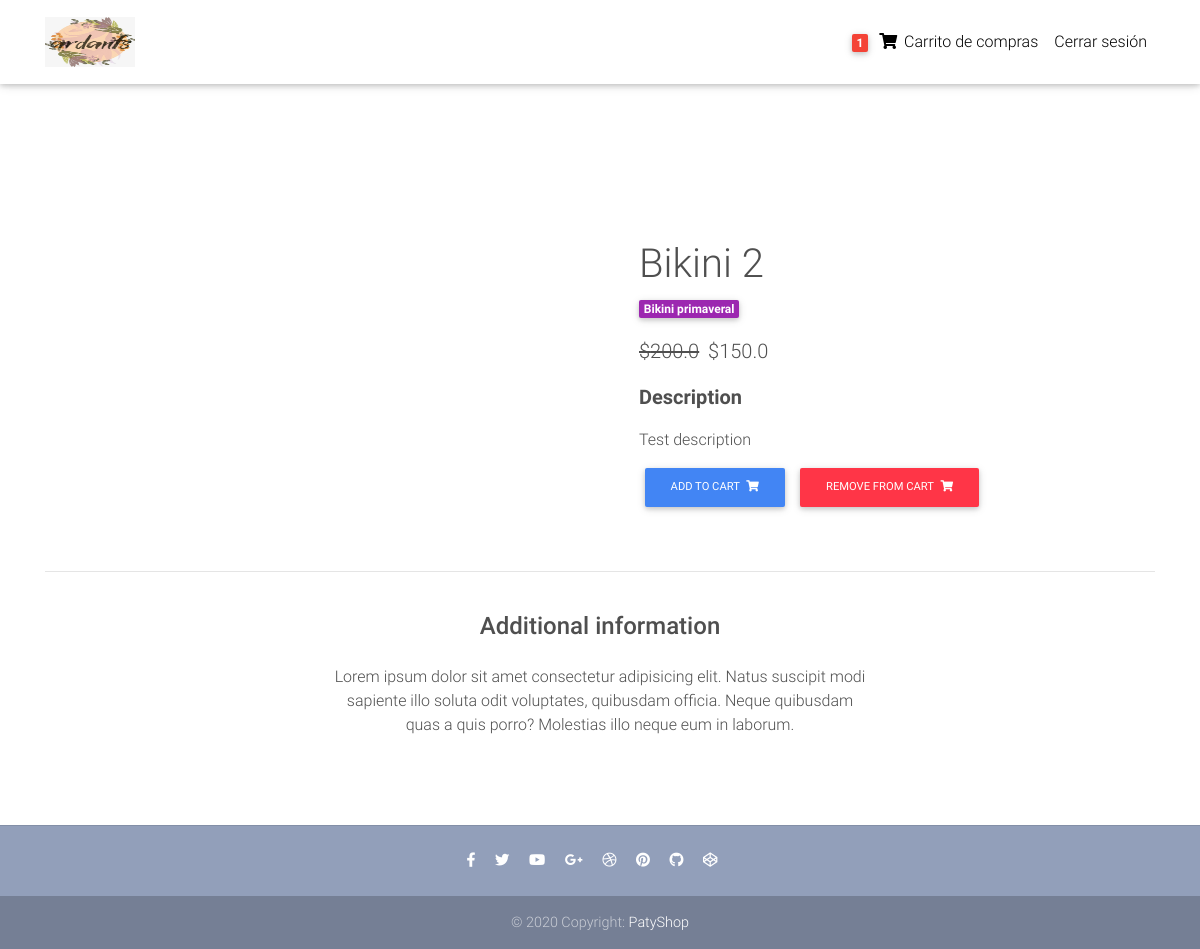
The app's page /product/bikini-2 (signed in) with its own data.
### core/models.py (models this page shows, shortened)
class Order(models.Model):
    user = models.ForeignKey(settings.AUTH_USER_MODEL, on_delete= models.CASCADE)
    ordered = models.BooleanField(default=False)
    items = models.ManyToManyField(OrderItem)
    start_date = models.DateTimeField(auto_now= True)
    ordered_date = models.DateTimeField()
    billing_address = models.ForeignKey('BillingAddress', on_delete=models.CASCADE, blank = True, null = True)

class Item(models.Model):
    title = models.CharField(max_length = 100)
    price = models.FloatField()
    discount_price = models.FloatField(blank=True, null=True)
    category = models.CharField(choices=CATEGORY_CHOICES, max_length = 2)
    label = models.CharField(choices=LABEL_CHOICES, max_length = 2)
    slug = models.SlugField()
    discount_price = models.FloatField(blank=True, null=True)
    description = models.TextField()
    def get_add_to_cart_url(self):
        return reverse("core:add-to-cart", kwargs={
            'slug':self.slug
        })
    def get_remove_from_cart_url(self):
        return reverse("core:remove-from-cart", kwargs={
            'slug':self.slug
        })
    def get_title_upper(self):
        return self.title[0].upper() + self.title[1:]

### core/views.py (the view)
# urls.py: path('product/<slug>', ItemDetailView.as_view(), name="product_page"),
class ItemDetailView(DetailView):
    model = Item
    template_name = "product-page.html"

### core/templatetags/cart_template_cart.py (called while the page is built)
@register.filter
def cart_item_count(user):
    if user.is_authenticated:
        qs = Order.objects.filter(user = user, ordered = False)
        if qs.exists():
            return qs[0].items.count()
    return 0

### templates/product-page.html (shortened to what this page needs)
{% extends 'base.html' %}
{% load static %}
{% block content %}
  <main class="mt-5 pt-4">
    <div class="container dark-grey-text mt-5">
      <div class="row wow fadeIn">
        <div class="col-md-6 mb-4">
        </div>
        <div class="col-md-6 mb-4">
          <div class="p-4">
            <div class="mb-3">
              <h1>{{object.get_title_upper}}</h1>
              <a href="">
                <span class="badge purple mr-1">{{object.get_category_display}}</span>
              </a>
            </div>
            <p class="lead">
              {% if object.discount_price %}
                <span class="mr-1">
                  <del>${{object.price}}</del>
                </span>
                <span>${{object.discount_price}}</span>
              {% else %}
                <span>${{object.price}}</span>
              {% endif %}
            </p>
            <p class="lead font-weight-bold">Description</p>
            <p>{{object.description}}</p>
            <a href="{{object.get_add_to_cart_url}}" class="btn btn-primary btn-md my-0 p">Add to cart
              <i class="fas fa-shopping-cart ml-1"></i>
            </a>
            <a href="{{object.get_remove_from_cart_url}}" class="btn btn-danger btn-md my-0 p">Remove from cart
              <i class="fas fa-shopping-cart ml-1"></i>
            </a>
          </div>
        </div>
      </div>
      <hr>
      <div class="row d-flex justify-content-center wow fadeIn">
        <div class="col-md-6 text-center">
          <h4 class="my-4 h4">Additional information</h4>
          <p>Lorem ipsum dolor sit amet consectetur adipisicing elit. Natus suscipit modi sapiente illo soluta odit
            voluptates,
            quibusdam officia. Neque quibusdam quas a quis porro? Molestias illo neque eum in laborum.</p>
        </div>
      </div>
      <div class="row wow fadeIn">
        <div class="col-lg-4 col-md-12 mb-4">
        </div>
        <div class="col-lg-4 col-md-6 mb-4">
        </div>
        <div class="col-lg-4 col-md-6 mb-4">
        </div>
      </div>
    </div>
  </main>
{% endblock %}

### templates/base.html (shortened to what this page needs)
{% load static %}
{% load cart_template_cart %}
<!DOCTYPE html>
<html lang="en">
<head>
    <link rel="stylesheet" href="https://use.fontawesome.com/releases/v5.11.2/css/all.css">
    <link href=" {% static 'css/bootstrap.min.css' %}" rel="stylesheet">
    <link href=" {% static 'css/mdb.min.css' %}" rel="stylesheet">
    <link href=" {% static 'css/style.min.css' %}" rel="stylesheet">
</head>
<body>
  <nav class="navbar fixed-top navbar-expand-lg navbar-light white scrolling-navbar">
    <div class="container">
      <a class="navbar-brand" href="/">
        <img src="{% static 'img/logo.jpeg' %}" width="90" height="50" alt="">
      </a>
      <div class="collapse navbar-collapse" id="navbarSupportedContent">
        <ul class="navbar-nav nav-flex-icons">
          {% if request.user.is_authenticated %}
            <li class="nav-item">
              <a class="nav-link waves-effect" href="{% url 'core:order-summary' %}">
                <span class="badge red z-depth-1 mr-1"> {{request.user|cart_item_count}} </span>
                <i class="fas fa-shopping-cart"></i>
                <span class="clearfix d-none d-sm-inline-block"> Carrito de compras </span>
              </a>
            </li>
            <li class="nav-item">
              <a class="nav-link waves-effect" href="{% url 'account_logout' %}">
                <span class="clearfix d-none d-sm-inline-block"> Cerrar sesión </span>
              </a>
            </li>
          {% endif %}
        </ul>
      </div>
    </div>
  </nav>
  <div class="mt-5 pt-5">
    </div>
    <div id="content">
        {% block content %}{% endblock %}
    </div>
  <footer class="page-footer text-center font-small mt-4 wow fadeIn">
    <hr class="my-4">
    <div class="pb-4">
      <a href="https://www.facebook.com/mdbootstrap" target="_blank">
        <i class="fab fa-facebook-f mr-3"></i>
      </a>
      <a href="}https://twitter.com/MDBootstrap" target="_blank">
        <i class="fab fa-twitter mr-3"></i>
      </a>
      <a href="https://www.youtube.com/watch?v=7MUISDJ5ZZ4" target="_blank">
        <i class="fab fa-youtube mr-3"></i>
      </a>
      <a href="https://plus.google.com/u/0/b/107863090883699620484" target="_blank">
        <i class="fab fa-google-plus-g mr-3"></i>
      </a>
      <a href="https://dribbble.com/mdbootstrap" target="_blank">
        <i class="fab fa-dribbble mr-3"></i>
      </a>
      <a href="https://pinterest.com/mdbootstrap" target="_blank">
        <i class="fab fa-pinterest mr-3"></i>
      </a>
      <a href="https://github.com/mdbootstrap/bootstrap-material-design" target="_blank">
        <i class="fab fa-github mr-3"></i>
      </a>
      <a href="http://codepen.io/mdbootstrap/" target="_blank">
        <i class="fab fa-codepen mr-3"></i>
      </a>
    </div>
    <div class="footer-copyright py-3">
      © 2020 Copyright:
      <a href="https://mdbootstrap.com/education/bootstrap/" target="_blank"> PatyShop</a>
    </div>
  </footer>
</body>
</html>

### templates/base.html (style rules this page uses)
html, body, header, .carousel { height: 60vh; }

### records on screen
Item: get_title_upper "Bikini 2", category "Bikini primaveral", price "200.0", discount_price "150.0", description "Test description"

### other values on screen
{{ request.user|cart_item_count }} "1"
